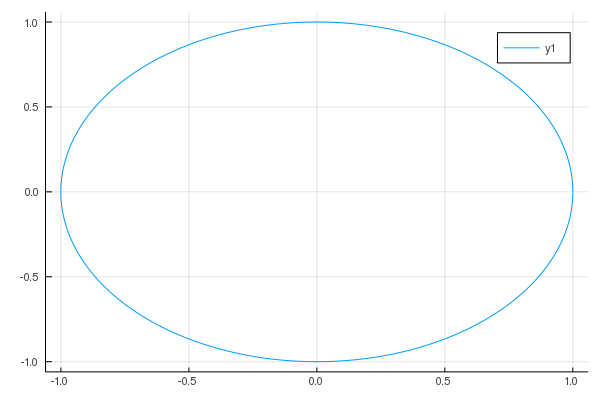

Here is the Julia script that generated this plot:
using Plots

f(t) = exp(im*t)
t = 0:0.01:2pi
z = f.(t)

x = real.(z)
y = imag.(z)

plot(x, y)
savefig("eulers_formula.png")  # -> 
